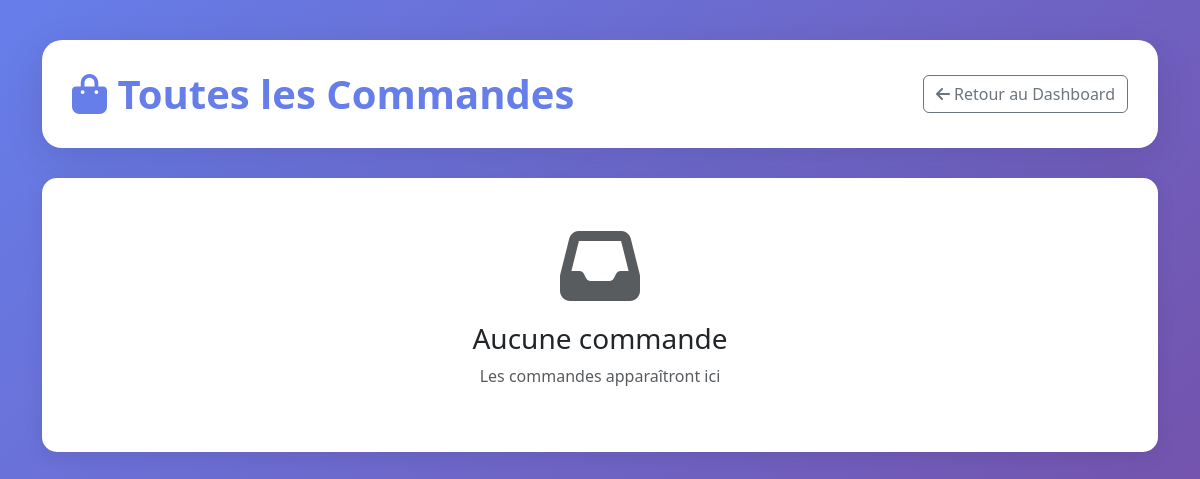
/orders/orders/ (signed in), run on an earlier commit of the app's database.
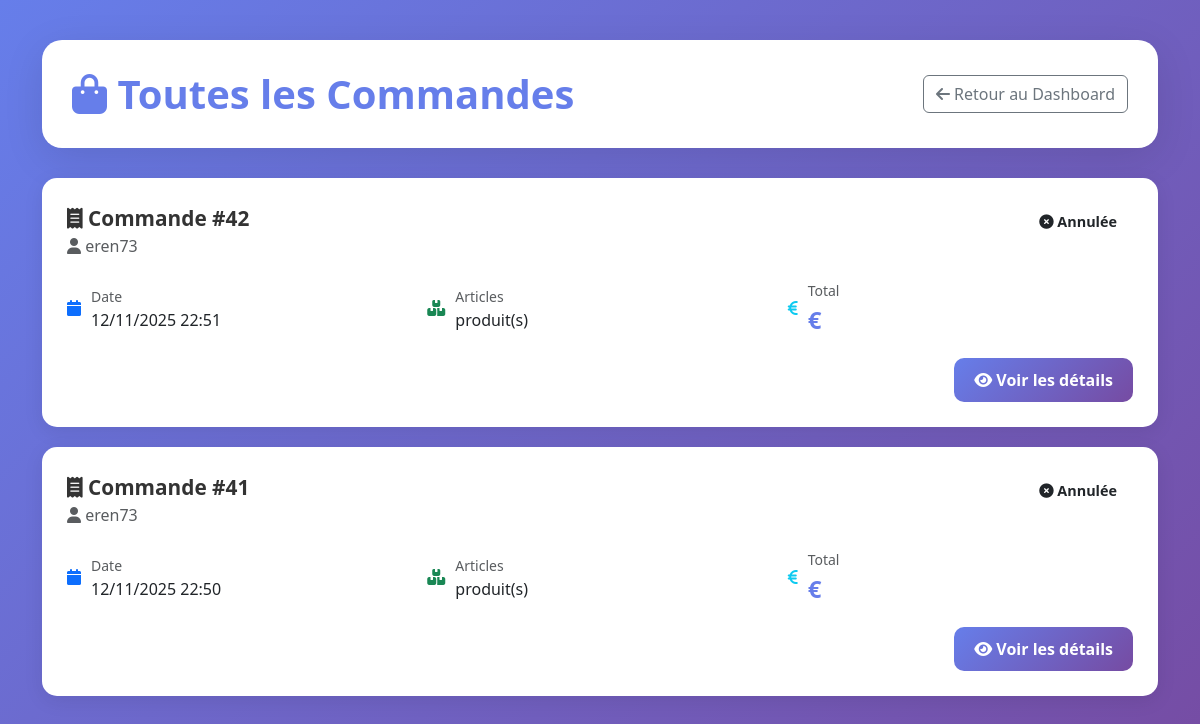
And on a later commit of the database.
### orders/models.py (models this page shows, shortened)
class Order(models.Model):
    STATUS_CHOICES = [
        ('pending', 'En attente'),
        ('confirmed', 'Confirmée'),
        ('processing', 'En traitement'),
        ('shipped', 'Expédiée'),
        ('delivered', 'Livrée'),
        ('cancelled', 'Annulée'),
    ]
    customer = models.ForeignKey(User, on_delete=models.CASCADE, related_name='orders', verbose_name="Client")
    order_number = models.CharField(max_length=20, unique=True, verbose_name="Numéro de commande")
    status = models.CharField(max_length=20, choices=STATUS_CHOICES, default='pending', verbose_name="Statut")
    total_amount = models.DecimalField(max_digits=10, decimal_places=2, verbose_name="Montant total")
    shipping_address = models.TextField(verbose_name="Adresse de livraison")
    shipping_city = models.CharField(max_length=100, verbose_name="Ville de livraison")
    shipping_phone = models.CharField(max_length=20, verbose_name="Téléphone de livraison")
    created_at = models.DateTimeField(auto_now_add=True)
    updated_at = models.DateTimeField(auto_now=True)
    delivered_at = models.DateTimeField(null=True, blank=True, verbose_name="Date de livraison")
    class Meta:
        verbose_name = "Commande"
        verbose_name_plural = "Commandes"
        ordering = ['-created_at']

### orders/views.py (the view)
# urls.py: path('orders/', views.order_list, name='order_list'),
@login_required
def order_list(request):
    orders = Order.objects.filter(customer=request.user)
    return render(request, 'orders/order_list.html', {'orders': orders})

### orders/templates/orders/order_list.html (shortened to what this page needs)
<!DOCTYPE html>
<html lang="fr">
<head>
<link href="https://cdn.jsdelivr.net/npm/bootstrap@5.3.2/dist/css/bootstrap.min.css" rel="stylesheet">
<link href="https://cdnjs.cloudflare.com/ajax/libs/font-awesome/6.4.0/css/all.min.css" rel="stylesheet">
</head>
<body>
    <div class="container">
        <div class="page-header">
            <div class="d-flex justify-content-between align-items-center flex-wrap">
                <h1><i class="fas fa-shopping-bag"></i> Toutes les Commandes</h1>
                <a href="{% url 'dashboard_vendor' %}" class="btn btn-outline-secondary">
                    <i class="fas fa-arrow-left"></i> Retour au Dashboard
                </a>
            </div>
        </div>
        {% if orders %}
            {% for order in orders %}
            <div class="order-card">
                <div class="order-header">
                    <div>
                        <div class="order-number">
                            <i class="fas fa-receipt"></i> Commande #{{ order.id }}
                        </div>
                        <p class="text-muted mb-0">
                            <i class="fas fa-user"></i> {{ order.customer.username }}
                        </p>
                    </div>
                    <span class="status-badge status-{{ order.status }}">
                        {% if order.status == 'pending' %}
                            <i class="fas fa-clock"></i> En attente
                        {% elif order.status == 'processing' %}
                            <i class="fas fa-cog"></i> En cours
                        {% elif order.status == 'shipped' %}
                            <i class="fas fa-truck"></i> Expédiée
                        {% elif order.status == 'delivered' %}
                            <i class="fas fa-check-circle"></i> Livrée
                        {% else %}
                            <i class="fas fa-times-circle"></i> Annulée
                        {% endif %}
                    </span>
                </div>
                <div class="order-details">
                    <div class="detail-item">
                        <i class="fas fa-calendar text-primary"></i>
                        <div>
                            <small class="text-muted">Date</small>
                            <div>{{ order.created_at|date:"d/m/Y H:i" }}</div>
                        </div>
                    </div>
                    <div class="detail-item">
                        <i class="fas fa-boxes text-success"></i>
                        <div>
                            <small class="text-muted">Articles</small>
                            <div>{{ order.orderitem_set.count }} produit(s)</div>
                        </div>
                    </div>
                    <div class="detail-item">
                        <i class="fas fa-euro-sign text-info"></i>
                        <div>
                            <small class="text-muted">Total</small>
                            <div class="order-total">{{ order.total_price }}€</div>
                        </div>
                    </div>
                </div>
                <div class="d-flex justify-content-end">
                    <a href="{% url 'order_detail' order.id %}" class="btn-view">
                        <i class="fas fa-eye"></i> Voir les détails
                    </a>
                </div>
            </div>
            {% endfor %}
        {% else %}
            <div class="order-card text-center py-5">
                <i class="fas fa-inbox fa-5x text-muted mb-3"></i>
                <h3>Aucune commande</h3>
                <p class="text-muted">Les commandes apparaîtront ici</p>
            </div>
        {% endif %}
    </div>
</body>
</html>

What changed in the data, as far as the page shows it:
added Order: id "42", customer.username "eren73", status "confirmed" (drawn), created_at "12/11/2025 22:51"
added Order: id "41", customer.username "eren73", status "confirmed" (drawn), created_at "12/11/2025 22:50"
Also different on the page:
text no longer shown: "Aucune commande Les commandes apparaîtront ici"
